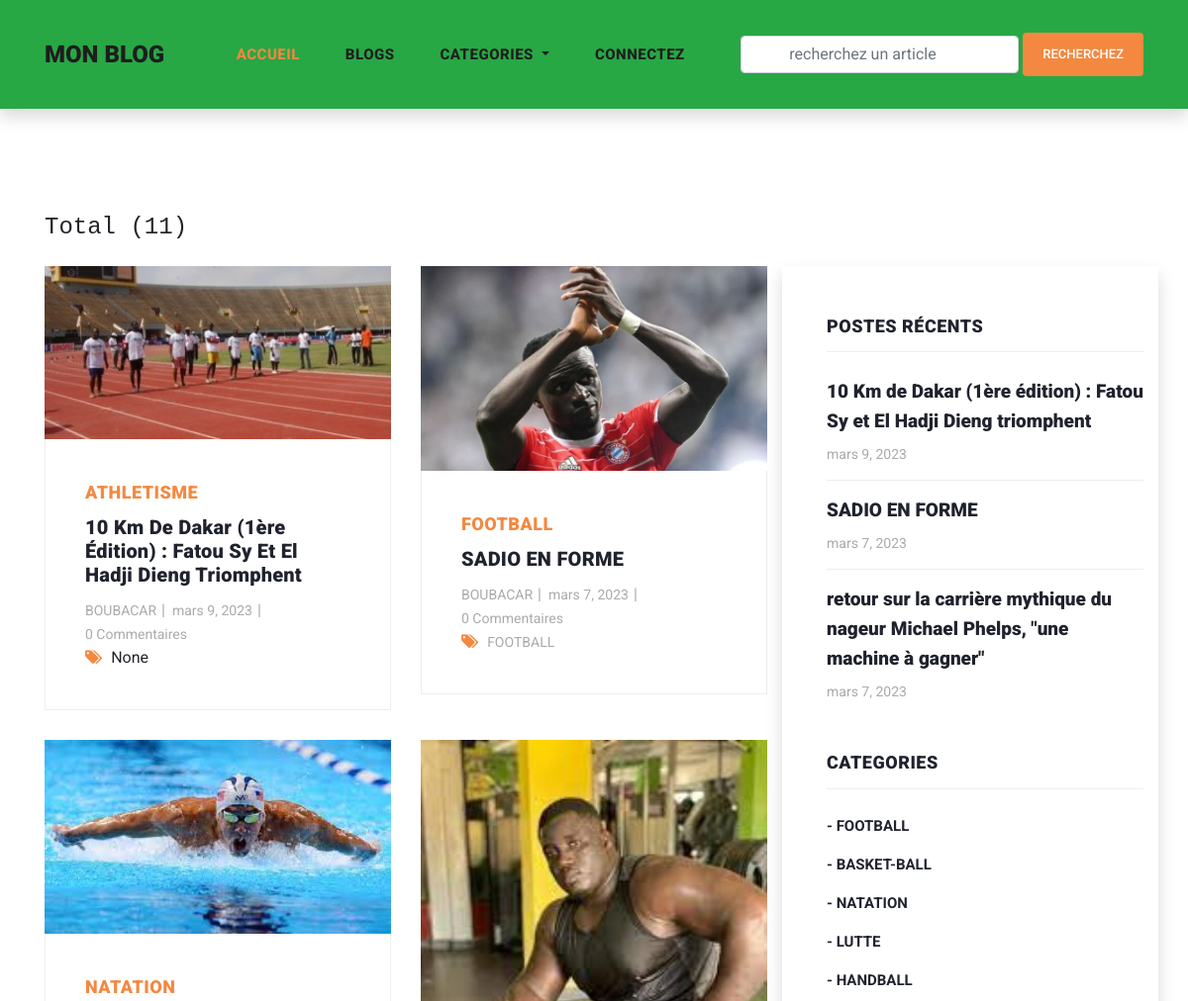
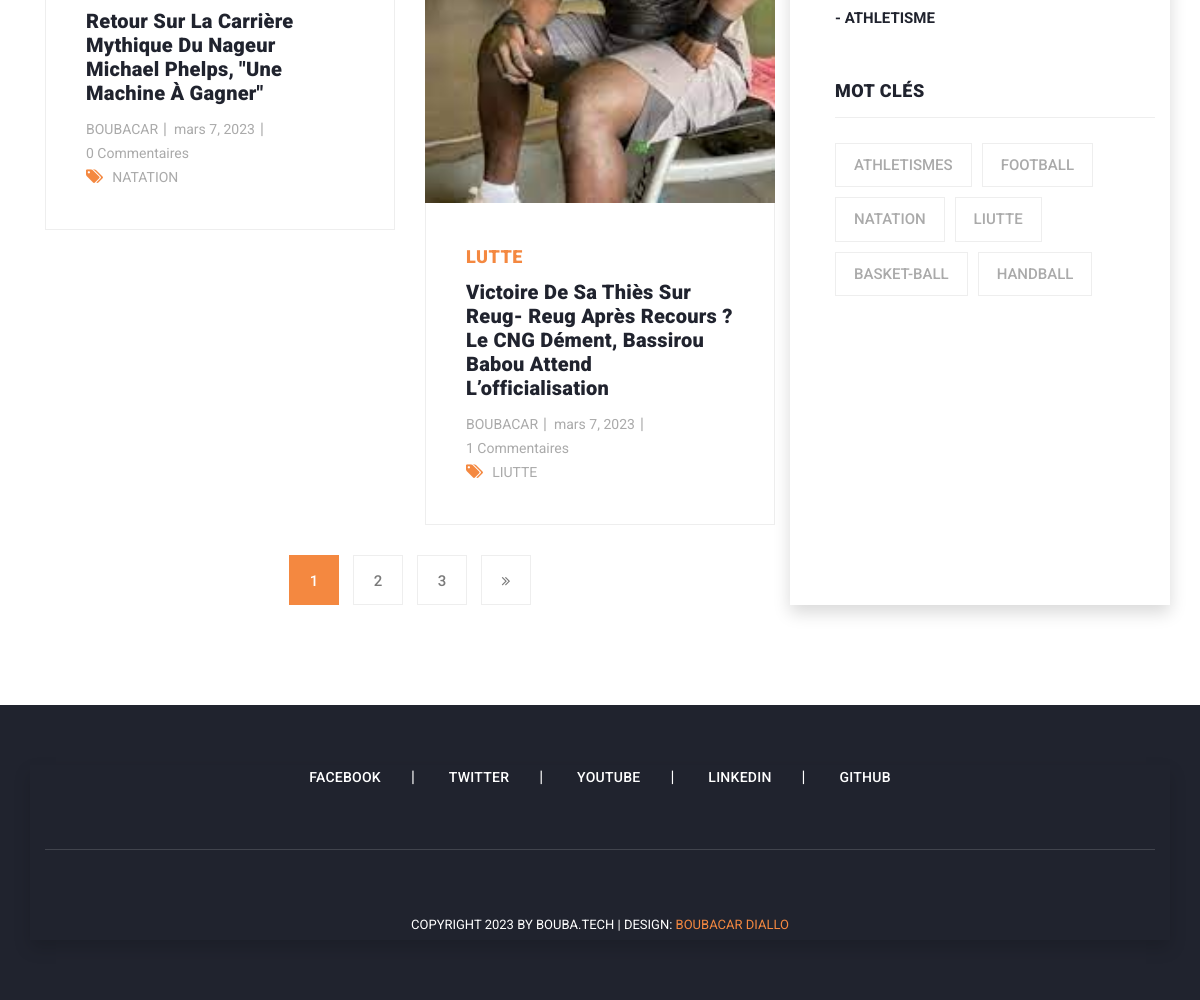
The app's page /blogs/ with its own data (2 pictures, top to bottom).
### blog/models.py (models this page shows, shortened)
class Blog(models.Model):
    user = models.ForeignKey(
        User,
        related_name='user_blogs',
        on_delete=models.CASCADE
    )
    category = models.ForeignKey(
        Category,
        related_name='category_blogs',
        on_delete=models.CASCADE
    )
    tags = models.ManyToManyField(
        Tag,
        related_name='tag_blogs',
        blank=True
    )
    likes = models.ManyToManyField(
        User,
        related_name='user_likes',
        blank=True
    )
    title = models.CharField(
        max_length=250
    )
    slug = models.SlugField(null=True, blank=True)
    banner = models.ImageField(upload_to='blog_banners')
    description = RichTextField()
    created_date = models.DateField(auto_now_add=True)

class Category(models.Model):
    title = models.CharField(max_length=150, unique=True)
    slug = models.SlugField(null=True, blank=True)
    created_date = models.DateField(auto_now_add=True)

class Tag(models.Model):
    title = models.CharField(max_length=150)
    slug = models.SlugField(null=True, blank=True)
    created_date = models.DateField(auto_now_add=True)

### user_profile/models.py (models this page shows, shortened)
class User(AbstractUser):
    email = models.EmailField(
        max_length=150,
        unique=True,
        error_messages={
            "unique": "The email must be unique"
        }
    )
    profile_image = models.ImageField(
        null=True,
        blank=True,
        upload_to="profile_images"
    )
    followers = models.ManyToManyField("Follow")
    REQUIRED_FIELDS = ["email"]
    objects = CustomUserManager()

### blog/views.py (the view)
# urls.py: path('blogs/', blogs, name='blogs'),
def blogs(request):
    queryset = Blog.objects.order_by('-created_date')
    tags = Tag.objects.order_by('-created_date')
    page = request.GET.get('page', 1)
    paginator = Paginator(queryset, 4)
    try:
        blogs = paginator.page(page)
    except EmptyPage:
        blogs = paginator.page(1)
    except PageNotAnInteger:
        blogs = paginator.page(1)
        return redirect('blogs')
    context = {
        "blogs": blogs,
        "tags": tags,
        "paginator": paginator
    }
    return render(request, 'blogs.html', context)

### blog/context_processors.py (called while the page is built)
def get_all_categories(request):
    categories = Category.objects.all()
    context = {
        "categories": categories
    }
    return context

### user_profile/context_processors.py (called while the page is built, shortened)
def user_notifications(request):
    context = {}
    return context

### templates/blogs.html (shortened to what this page needs)
{% extends 'base.html' %}
{% load static %}
{% block content %}
    <section class="blog-posts grid-system">
      <div class="container">
        <div class="row">
          <div class="col-md-8 py-3 mb-2">
            <h4 class="text-monospace">Total ({{paginator.object_list.count}})</h4>
          </div>
          <div class="col-lg-8">
            <div class="all-blog-posts">
              <div class="row">
                {% for blog in blogs %}
                {% include 'blog_card.html' %}
                {% endfor %}
                <div class="col-lg-12">
                  {% include 'pagination.html' %}
                </div>
              </div>
            </div>
          </div>
          {% include 'sidebar.html' %}
        </div>
      </div>
    </section>
{% endblock content %}

### templates/blog_card.html
{% load static %}
<div class="col-lg-6">
    <div class="blog-post">
      <div class="blog-thumb">
        <img src="{{blog.banner.url}}" alt="">
      </div>
      <div class="down-content">
        <span>{{blog.category.title}}</span>
        <a href="{% url 'blog_details' blog.slug %}"><h4>{{blog.title}}</h4></a>
        <ul class="post-info">
          <li><a href="{% url 'view_user_information' blog.user.username %}">{{blog.user.username}}</a></li>
          <li><a href="#">{{blog.created_date}}</a></li>
          <li><a href="#">{{blog.blog_comments.all.count}} Commentaires</a></li>
        </ul>
        <div class="post-options">
          <div class="row">
            <div class="col-lg-12">
              <ul class="post-tags">
                <li><i class="fa fa-tags"></i></li>
                {% if blog.tags.all.count > 0 %}
                {% for tag in blog.tags.all %}
                <li><a href="#">{{tag.title}}</a></li>
                {% endfor %}
                {% else %}
                None
                {% endif %}
              </ul>
            </div>
          </div>
        </div>
      </div>
    </div>
  </div>

### templates/sidebar.html
<div class="col-lg-4 shadow">
    <div class="sidebar">
      <div class="row">
        <div class="col-lg-12">
          <div class="sidebar-item recent-posts">
            <div class="sidebar-heading">
              <h2>Postes Récents</h2>
            </div>
            <div class="content">
              <ul>
                {% for blog in blogs|slice:"3" %}
                <li><a href="{% url 'blog_details' blog.slug %}">
                  <h5>{{blog.title}}</h5>
                  <span>{{blog.created_date}}</span>
                </a></li>
                {% endfor %}
              </ul>
            </div>
          </div>
        </div>
        <div class="col-lg-12">
          <div class="sidebar-item categories">
            <div class="sidebar-heading">
              <h2>Categories</h2>
            </div>
            <div class="content">
              <ul>
                {% for category in categories %}
                <li><a href="{% url 'category_blogs' category.slug %}">- {{category.title}}</a></li>
                {% endfor %}
              </ul>
            </div>
          </div>
        </div>
        <div class="col-lg-12">
          <div class="sidebar-item tags">
            <div class="sidebar-heading">
              <h2>Mot clés </h2>
            </div>
            <div class="content">
              <ul>
                {% for tag in tags %}
                <li><a href="{% url 'tag_blogs' tag.slug %}">{{tag.title}}</a></li>
                {% endfor %}
              </ul>
            </div>
          </div>
        </div>
      </div>
    </div>
  </div>

### assets/css/templatemo-stand-blog.css (style rules this page uses)
body { font-family: 'Roboto', sans-serif; overflow-x: hidden; text-rendering: optimizeLegibility; -webkit-font-smoothing: antialiased; -moz-osx-font-smoothing: grayscale; }
a { text-decoration: none!important; }
ul { padding: 0; margin: 0; list-style: none; }
h1,h2,h3,h4,h5,h6 { margin: 0px; }
.blog-posts { margin-top: 100px; }
.blog-posts .blog-post { margin-bottom: 30px; }
.blog-posts .blog-thumb img { width: 100%; overflow: hidden; }
.blog-posts .down-content { padding: 40px; border-right: 1px solid #eee; border-left: 1px solid #eee; border-bottom: 1px solid #eee; }
.blog-posts .down-content span { font-size: 18px; text-transform: uppercase; letter-spacing: 0.5px; font-weight: 900; color: #f48840; }
.blog-posts .down-content h4 { font-size: 24px; text-transform: capitalize; letter-spacing: 0.5px; font-weight: 900; color: #20232e; margin: 10px 0px 12px 0px; }
.blog-posts .down-content ul.post-info li { display: inline-block; margin-right: 8px; }
.blog-posts .down-content ul.post-info li:after { content: '|'; color: #aaa; margin-left: 8px; }
.blog-posts .down-content h4 { font-size: 20px; letter-spacing: 0.25px; }
.grid-system .down-content ul.post-info li { margin-right: 3px; }
.grid-system .down-content ul.post-info li:after { margin-left: 5px; }
.blog-posts .down-content ul.post-info li:last-child::after { display: none; }
.blog-posts .down-content ul.post-info li a { font-size: 14px; color: #aaa; font-weight: 400; transition: all .3s; }
.blog-posts .down-content ul.post-tags li, .blog-posts .down-content ul.post-share li { display: inline-block; }
.blog-posts .down-content ul.post-tags li:first-child i, .blog-posts .down-content ul.post-share li:first-child i { color: #f48840; margin-right: 5px; }
.blog-posts .down-content ul.post-tags li, .blog-posts .down-content ul.post-share li { color: #aaa; }
.blog-posts .down-content ul.post-tags li a, .blog-posts .down-content ul.post-share li a { font-size: 14px; color: #aaa; font-weight: 400; transition: all .3s; }
.blog-posts .sidebar-heading h2 { font-size: 18px; text-transform: uppercase; font-weight: 900; letter-spacing: 0.5px; color: #20232e; border-bottom: 1px solid #eee; padding-bottom: 15px; margin-bottom: 25px; }
.sidebar { margin-left: 30px; }
.sidebar .sidebar-item { margin-top: 50px; }
.sidebar .sidebar-heading h2 { font-size: 18px; text-transform: uppercase; font-weight: 900; letter-spacing: 0.5px; color: #20232e; border-bottom: 1px solid #eee; padding-bottom: 15px; margin-bottom: 25px; }
.sidebar .recent-posts ul li { margin-bottom: 15px; padding-bottom: 15px; border-bottom: 1px solid #eee; }
.sidebar .recent-posts ul li:last-child { margin-bottom: 0px; padding-bottom: 0px; border-bottom: none; }
.sidebar .recent-posts ul li h5 { font-size: 19px; font-weight: 900; color: #20232e; line-height: 30px; transition: all 0.3s; }
.sidebar .recent-posts ul li span { display: block; font-size: 14px; color: #aaa; margin-top: 8px; }
.sidebar .categories ul li { margin-bottom: 15px; }
.sidebar .categories ul li:last-child { margin-bottom: 0px; }
.sidebar .categories ul li a { font-size: 15px; font-weight: 700; color: #20232e; transition: all .3s; }
.sidebar .tags ul li { margin-right: 6px; display: inline-block; }
.sidebar .tags ul li { margin-bottom: 10px; }
.sidebar .tags ul li a { font-size: 15px; font-weight: 500; color: #aaa; display: inline-block; border: 1px solid #eee; padding: 10px 18px; transition: all .3s; }

### records on screen
Blog: banner (picture), category "ATHLETISME", title "10 Km De Dakar (1ère Édition) : Fatou Sy Et El Hadji Dieng Triomphent", user.username "BOUBACAR", created_date "mars 9, 2023", blog_comments.all.count "0", shows "None", title "10 Km de Dakar (1ère édition) : Fatou Sy et El Hadji Dieng triomphent"
Blog: banner (picture), category "FOOTBALL", title "SADIO EN FORME", user.username "BOUBACAR", created_date "mars 7, 2023", blog_comments.all.count "0"
Tag: title "FOOTBALL"
Blog: banner (picture), category "NATATION", title "Retour Sur La Carrière Mythique Du Nageur Michael Phelps, \"une Machine À Gagner\"", user.username "BOUBACAR", created_date "mars 7, 2023", blog_comments.all.count "0", title "retour sur la carrière mythique du nageur Michael Phelps, \"une machine à gagner\""
Tag: title "NATATION"
Blog: banner (picture), category "LUTTE", title "Victoire De Sa Thiès Sur Reug- Reug Après Recours ? Le CNG Dément, Bassirou Babou Attend L’officialisation", user.username "BOUBACAR", created_date "mars 7, 2023", blog_comments.all.count "1"
Tag: title "LIUTTE"
Category: title "FOOTBALL"
Category: title "BASKET-BALL"
Category: title "NATATION"
Category: title "LUTTE"
Category: title "HANDBALL"
Category: title "ATHLETISME"
Tag: title "ATHLETISMES"
Tag: title "BASKET-BALL"
Tag: title "HANDBALL"

### other values on screen
{{ paginator.object_list.count }} "11"
{{ page }} "1"
{{ page }} "2" "3"
